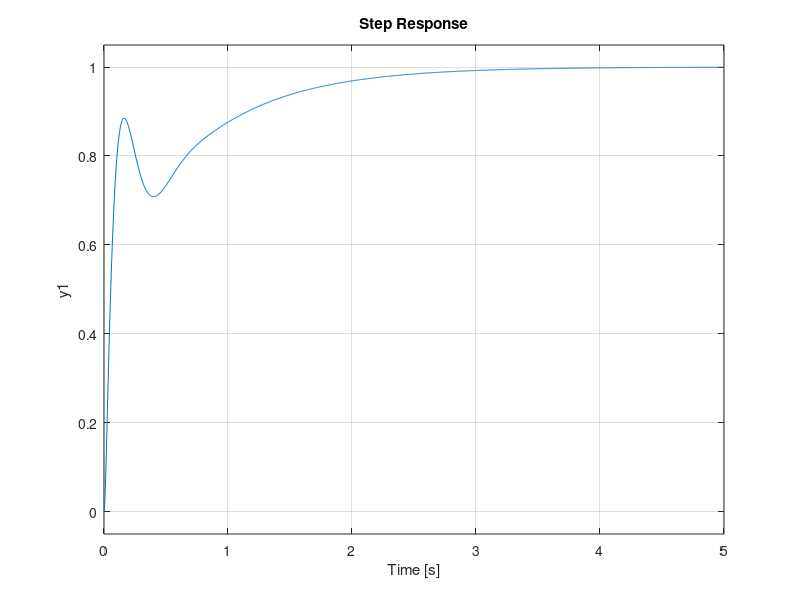

This figure's MATLAB source: (Note: this script raises an error after producing the figure.)
%% Parametros del modelo (Simulink)

r = 135.0e-3; % radio al motor [m]
lc = 40.67e-3; % al centro de masa [m]
I = 3.2*382.232e-7; % inercia brazo [kg*m^2]
m = 30.00e-3; % masa  brazo [kg]
g = 9.81; % gravedad [m/s^2]
ThetaLin = deg2rad(50);
%========Frición Viscosa =========== 
%B = -c.b*I/r^2;

% B = 0.0041; %Ajustado para seguir envolvente[Estático]
 B = 6*0.0041; %Ajustado para mejor respuesta dinámica

%========Torque mínimo ==============[Experimentos]
Tc = 2.7425e-05;
mu_0 = 0.7; %Frición brazo-Eje experimental (ignorar)
%==============Kuf Lineal===============

% kuf = fit_linear(1);
% kuf_0 = fit_linear(2);

kuf = 9.2568e-04;
kuf_0 = 9.2568e-04;

%==============Exponencial A*exp(b) + C*exp(d)========

% kuf_a = fit_exp.a;
% kuf_b = fit_exp.b;
% kuf_c = fit_exp.c;
% kuf_d = fit_exp.d;

kuf_a = 0.0642;
kuf_b = 0.0046; 
kuf_c = -0.0647;
kuf_d = -0.0187;

%==============Secuecia de entrada =================
repeating_sequence = [0 2 4 6 8];
step_interval = 10;   % [s] duracion de cada escalon
%%
s = tf('s');
Kuf_exp = (kuf_a)/(s+kuf_b)+(kuf_c)/(s+kuf_d)

G = kuf*(r/I)/(s^2+s*(B*r^2)/I+(lc*g*m*cos(ThetaLin))/I)
G_exp = Kuf_exp*(r/I)/(s^2+s*(B*r^2)/I+(lc*g*m*cos(ThetaLin))/I);

%bode(G)
rlocus(G)
kp = 94.008;

% Ganancia integral
rlocus(-G/(s*(-1-kp*G)))
% hold on

ki = 188.016;
CPI = (kp+ki/s);
zpk(feedback(CPI*G,1))
step(feedback(CPI*G,1))
rlocus(s*G/(1+(ki/s)*G+kp*G))
N = 100
kd = 11.751;
CPID = (kp+ki/s+N*kd/(1+N/s));
bode(CPID)
% hold on
zpk(feedback(CPID*G,1))
step(feedback(CPID*G,1));
Sys = CPID*G;
Gcl = feedback(CPID*G,1)

Ass = [0 , 1; -lc*g*m*cosd(50)/I , -B*r^2/I];
Bss = [r*kuf/I;0];
Css = [1,0;0,1];
Dss = [0;0];

[GssNum,GssDen] = ss2tf(Ass,Bss,Css,Dss)
Gdob=[G;G*s]

%controlSystemDesigner(G_exp)
%controlSystemDesigner(G)
[NumG, DenG] = tfdata(G, 'v');
GStates = tf2ss(NumG,DenG)

M1T = 1.5;
A1T = 0.1;
Wb1T = 15;


W1T = tf([1/M1T Wb1T],[1 A1T*Wb1T]);

W1 = [W1T,0;0,0];
%---
W2 = 5*tf(1,1);
%---

M3T = 0.02;
A3T = 1;
Wb3T = 2*pi*100;

W3T = tf([1/M3T Wb3T],[1 A3T*Wb3T]);

W3 = [tf(1e-5),0;0,W3T];

augmented = augw(Gdob,W1,W2,W3)
ncont = 1;
nmeas = 2;
[K1, sys_CL,gam1,info] = hinfsyn(augmented,nmeas,ncont);   
K = tf(K1);
% L = K*tfSysLong(2);
% 
% T = L/(1+L);
% S = 1/(1+L);
Sth = minreal(sys_CL(2,2)/W1T);   % r_θ -> e_θ   (sensibilidad)
KSr = minreal(sys_CL(3,2)/W2);    % r_θ -> u     (esfuerzo de control)
Tth = minreal(sys_CL(5,2)/W3T);   % r_θ -> θ     (sensibilidad complementaria)

figure(1)
subplot(2,2,1), sigma(Sth, 1/W1T), grid on, title('S_\theta vs 1/W_1')
subplot(2,2,2), sigma(KSr, 1/W2),  grid on, title('KS vs 1/W_2')
subplot(2,2,3), sigma(Tth, 1/W3T), grid on, title('T_\theta vs 1/W_3')
subplot(2,2,4), step(Tth),         grid on, title('Escalón \theta')
% Para simulink:
% [NumKH, DenKH] = tfdata(K, 'v') ;
% [NumG6, DenG6] = tfdata(Gdob(2), 'v');

% bandwidth(Tth)
